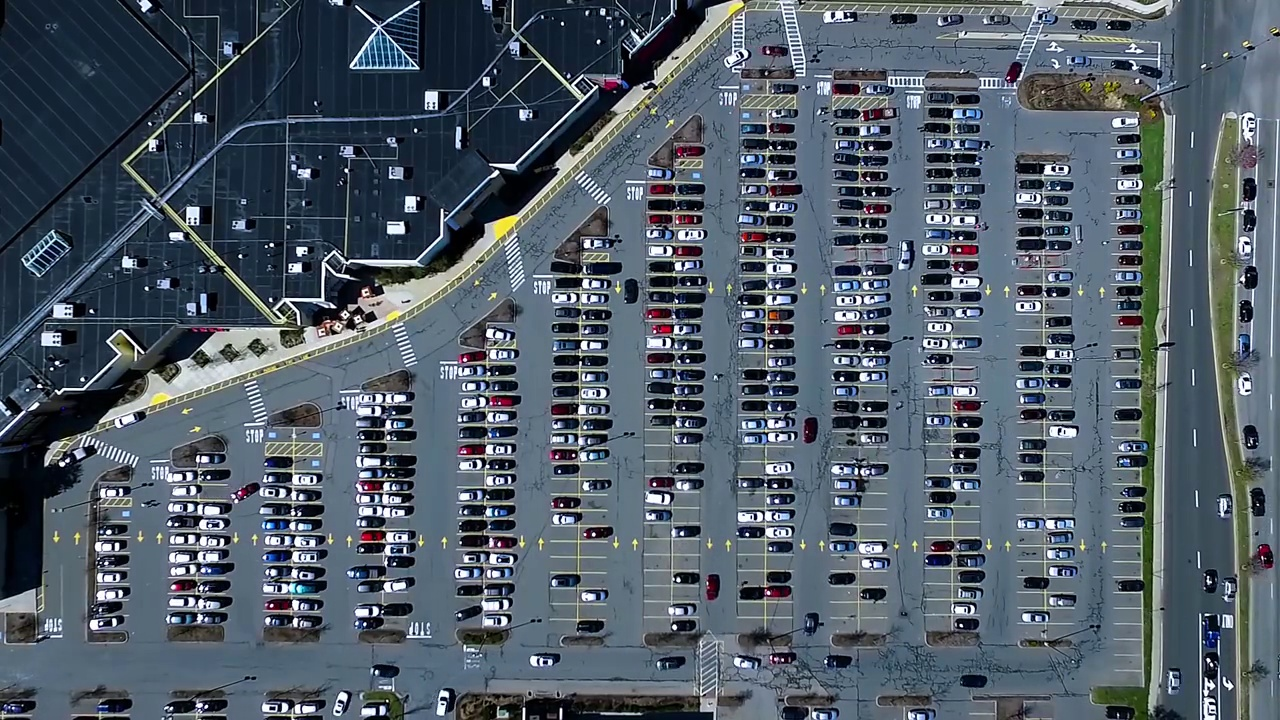
#> input picture parking_keras/test_images/scene1380.jpg, 1280 x 720 px; its folder holds only this picture in this run
$ python -i Parking.py   (imports and definitions only)
#> lines starting #> are read from the running program, lines starting #| are printed output that depends on the picture; after the words box and inside, x2 and y2 are one past the last pixel; in counts of white or black regions, pixels touching at a corner belong together
import matplotlib.pyplot as plt
import cv2
import os, glob
import numpy as np


class Parking:

    # [13 lines left out: function show_images, not called in this run]

    def cv_show(self, name, img):
        cv2.imshow(name, img)
        cv2.waitKey(0)
        cv2.destroyAllWindows()

    def image_process(self,img):
        img_copy = np.copy(img)
        white_yellow_images = self.select_rgb_white_yellow(img)
        # park.cv_show("2",white_yellow_images)
        gray_images = self.convert_gray_scale(white_yellow_images)
        edge_images = self.detect_edges(gray_images)
        # park.cv_show("3",edge_images)
        roi_images = self.select_region(edge_images)
        # park.cv_show("4",roi_images)
        # 用霍夫变换中的直线检测把停车位的直线检测出来
        list_of_lines = self.hough_lines(roi_images)
        # 接着把线画出来
        line_images = []
        line_images = self.draw_lines(img, list_of_lines)
        # park.cv_show("5",line_images)
        rect_images, rect_coords = self.identify_blocks(img_copy, list_of_lines)
        return rect_images, rect_coords

    def hough_lines(self, image):
        # 霍夫变换要求输入的图像需要是边缘检测后的结果，不能把原始图像传进去
        # minLineLengh(线的最短长度，比这个短的都被忽略)和MaxLineCap（两条直线之间的最大间隔，小于此值，认为是一条直线）
        # rho距离精度,theta角度精度,threshod超过设定阈值才被检测出线段
        return cv2.HoughLinesP(image, rho=0.1, theta=np.pi / 10, threshold=15, minLineLength=9, maxLineGap=4)

    def select_rgb_white_yellow(self, image):
        # 过滤掉背景
        # 设置两个阈值
        lower = np.uint8([120, 120, 120])
        upper = np.uint8([255, 255, 255])
        # lower_red和高于upper_red的部分分别变成0，lower_red～upper_red之间的值变成255,相当于过滤背景
        white_mask = cv2.inRange(image, lower, upper)
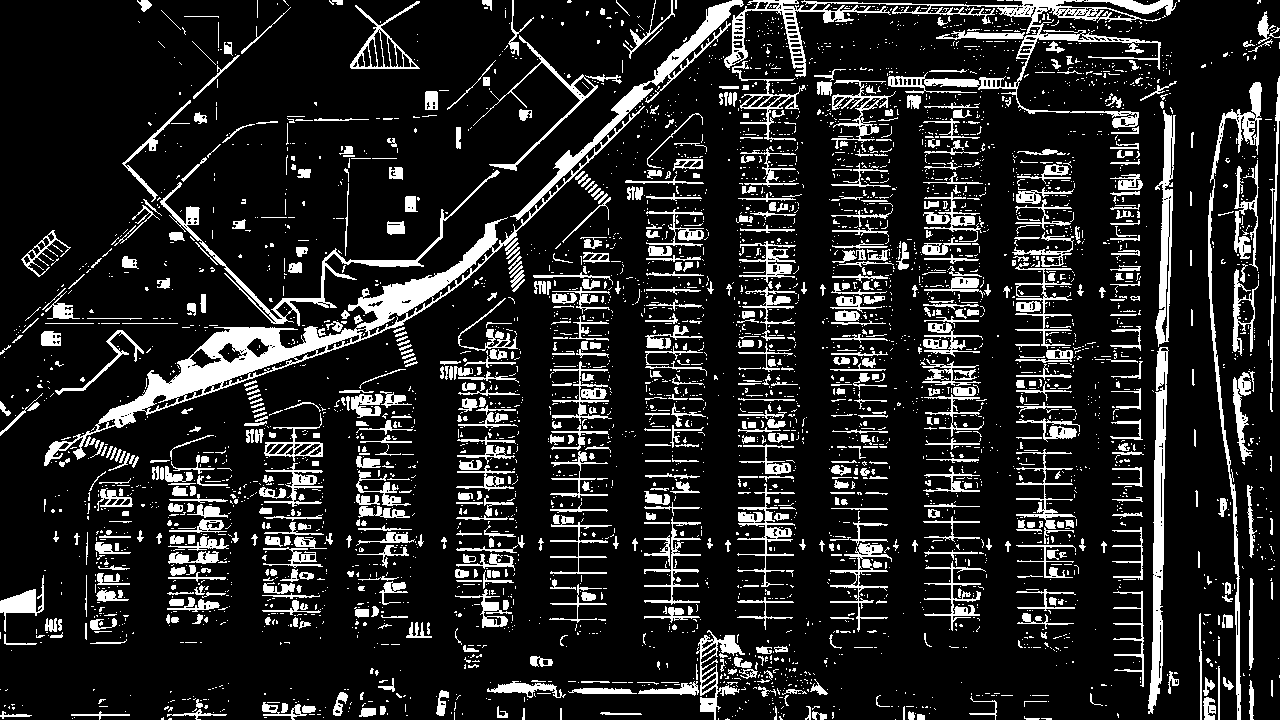
#> white_mask: shape (720, 1280); 14.7% white; 4333 white regions (3525 under 20 px), largest, box (x1, y1, x2, y2) and area: (44, 0, 744, 466) 14951, (724, 0, 1177, 128) 7070, (1148, 347, 1169, 714) 3422
        masked = cv2.bitwise_and(image, image, mask=white_mask)
        return masked

    def convert_gray_scale(self, image):
        return cv2.cvtColor(image, cv2.COLOR_RGB2GRAY)

    def detect_edges(self, image, low_threshold=50, high_threshold=200):
#> called with low_threshold = 50, high_threshold = 200
        return cv2.Canny(image, low_threshold, high_threshold)
#> returned value: shape (720, 1280); 12% white in thin lines or dots

    def select_region(self, image):
        # first, 定义图像上的几个关键点
        rows, cols = image.shape[:2]
#> rows = 720; cols = 1280
        pt_1 = [cols * 0.05, rows * 0.90]
#> pt_1 = [64, 648]
        pt_2 = [cols * 0.05, rows * 0.70]
#> pt_2 = [64, 504]
        pt_3 = [cols * 0.30, rows * 0.55]
#> pt_3 = [384, 396]
        pt_4 = [cols * 0.6, rows * 0.15]
#> pt_4 = [768, 108]
        pt_5 = [cols * 0.90, rows * 0.15]
#> pt_5 = [1152, 108]
        pt_6 = [cols * 0.90, rows * 0.90]
#> pt_6 = [1152, 648]

        vertices = np.array([[pt_1, pt_2, pt_3, pt_4, pt_5, pt_6]], dtype=np.int32)
        point_img = image.copy()
        # opencv中画图时要转为BGR图像，在灰度图上画图会有问题
        point_img = cv2.cvtColor(point_img, cv2.COLOR_GRAY2RGB)
#> point_img: shape (720, 1280, 3); 12% white in thin lines or dots
        for point in vertices[0]:
            cv2.circle(point_img, (point[0], point[1]), 10, (0, 0, 255), 4)
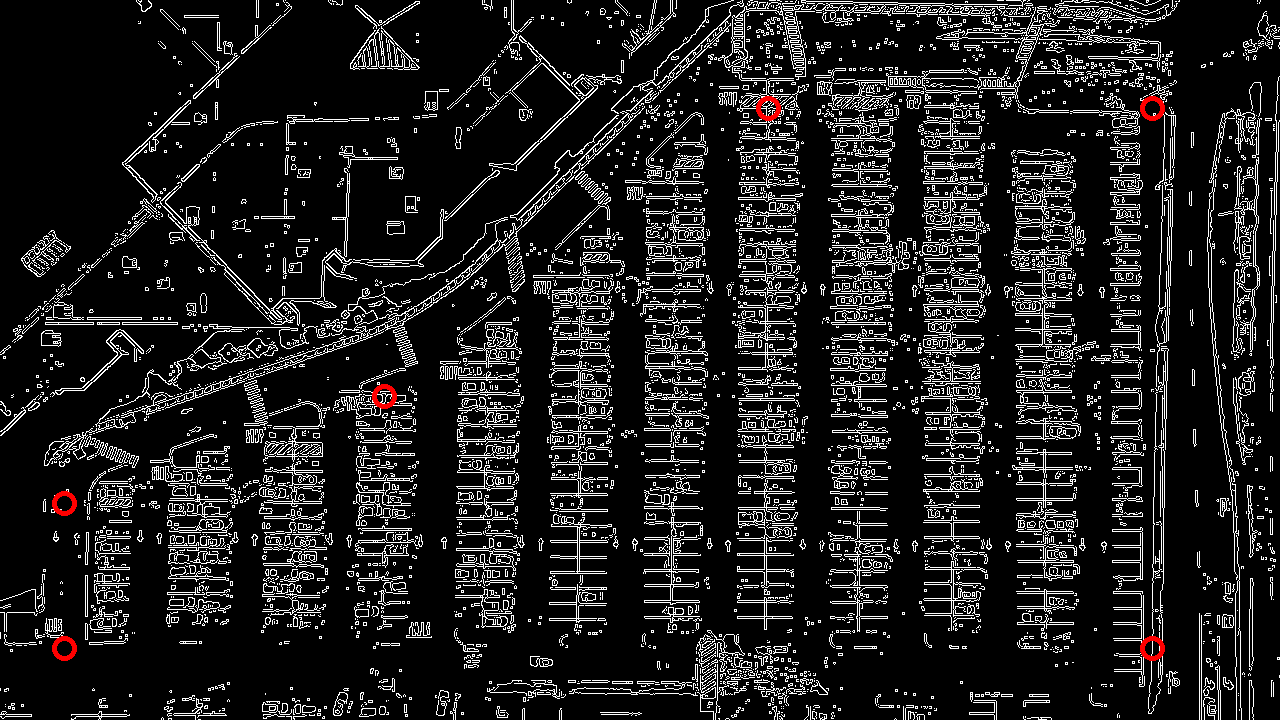
#> point_img: shape (720, 1280, 3); mean B, G, R 30.6, 30.6, 31.1
        self.cv_show('point_img', point_img)

        return self.filter_region(image, vertices)

    def filter_region(self, image, vertices):
        mask = np.zeros_like(image)  # 这是一个与输入图像大小相同的一个纯黑的图像
        if len(mask.shape) == 2:
            cv2.fillPoly(mask, vertices, 255)  # 在纯黑的图像当中基于顶点坐标进行填充
#> mask: shape (720, 1280); 46% white; 1 white region, box (x1, y1, x2, y2) and area: (64, 108, 1153, 649) 424327
            self.cv_show('mask', mask)
        return cv2.bitwise_and(image, mask)  # 把其他位置过滤掉
#> returned value: shape (720, 1280); 7% white in thin lines or dots, all inside (x1, y1, x2, y2) = (74, 108, 1153, 649)
#> in image_process, `list_of_lines = self.hough_lines(roi_images)`: list_of_lines = 2170 rows, first 6: [676, 602, 699, 602], [737, 616, 791, 616], [644, 555, 700, 555], [953, 541, 953, 501], [951, 630, 951, 549], [646, 446, 698, 446]

    def draw_lines(self, image, lines, color=[255, 0, 0], thickness=2, make_copy=True):
        # 过滤霍夫变换检测到直线
#> called with lines = array of shape (2170, 1, 4), thickness = 2, make_copy = True
        if make_copy:
            image = np.copy(image)
        cleaned = []
        for line in lines:
            for x1, y1, x2, y2 in line:
                if abs(y2 - y1) <= 1 and abs(x2 - x1) >= 25 and abs(x2 - x1) <= 55:
                    cleaned.append((x1, y1, x2, y2))
                    cv2.line(image, (x1, y1), (x2, y2), color, thickness)
#> this loop made 2170 passes
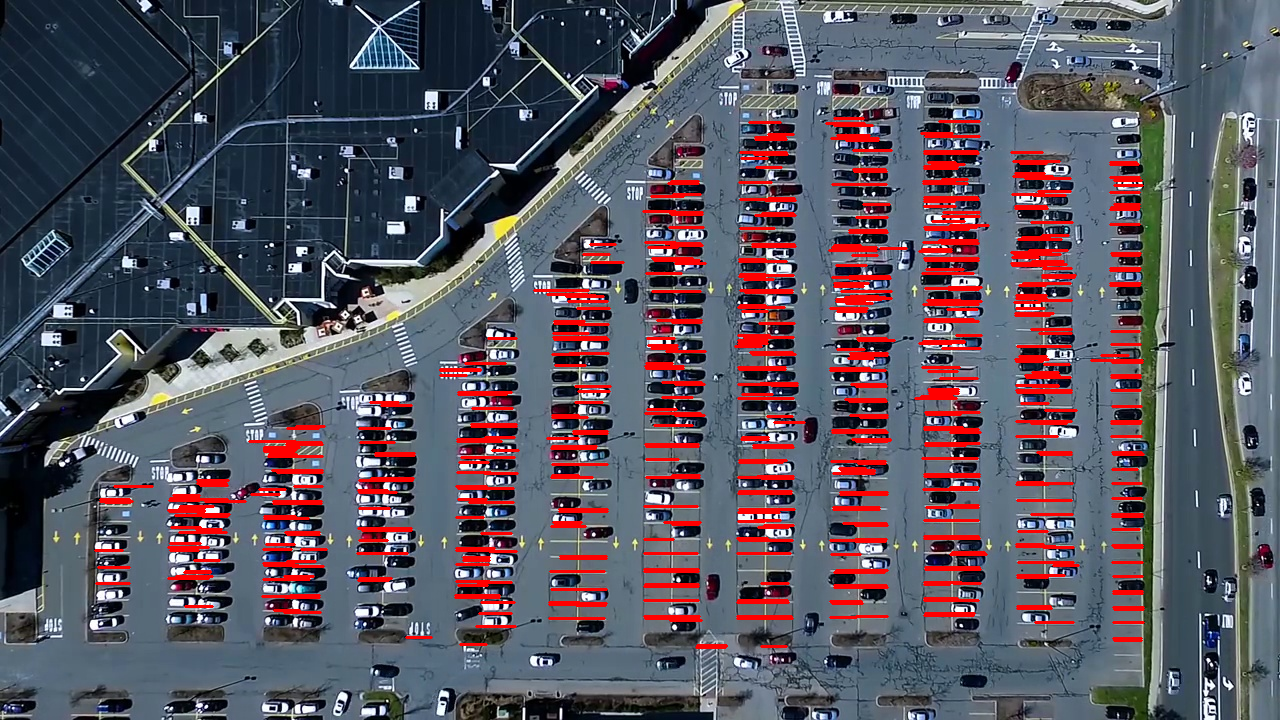
#> image: shape (720, 1280, 3); mean R, G, B 89.6, 84.9, 95.7
#> after the loop, cleaned = 576 items, first 6: (737, 616, 791, 616), (646, 446, 698, 446), (832, 430, 885, 430), (459, 462, 488, 462), (458, 585, 487, 585), (1114, 547, 1142, 547)
        print(" No lines detected: ", len(cleaned))
#|  No lines detected:  576
        return image

    def identify_blocks(self, image, lines, make_copy=True):
#> called with lines = array of shape (2170, 1, 4), make_copy = True
        if make_copy:
            new_image = np.copy(image)
        # Step 1: 过滤部分直线
        cleaned = []
        for line in lines:
            for x1, y1, x2, y2 in line:
                if abs(y2 - y1) <= 1 and abs(x2 - x1) >= 25 and abs(x2 - x1) <= 55:
                    cleaned.append((x1, y1, x2, y2))

        # Step 2: 对直线按照x1进行排序
        import operator
        list1 = sorted(cleaned, key=operator.itemgetter(0, 1))
#> list1 = 576 items, first 6: (95, 550, 122, 550), (96, 583, 129, 583), (98, 567, 129, 567), (100, 499, 129, 499), (100, 501, 132, 501), (105, 502, 130, 502)

        # Step 3: 找到多个列，相当于每列是一排车
        clusters = {}
        dIndex = 0
        clus_dist = 10

        for i in range(len(list1) - 1):
            distance = abs(list1[i + 1][0] - list1[i][0])
            if distance <= clus_dist:  # 满足条件的都在一列中，将线按列存在字典中
                if not dIndex in clusters.keys(): clusters[dIndex] = []
                clusters[dIndex].append(list1[i])
                clusters[dIndex].append(list1[i + 1])

            else:
                dIndex += 1
#> this loop made 575 passes
#> distance on passes 1 to 12: 1, 2, 2, 0, 5, 9, 54, 0, 0, 1, 0, 1
#> after the loop, clusters = 14 items; dIndex = 16

        # Step 4: 得到每一列外接矩形的坐标
        rects = {}
        i = 0
        for key in clusters:
            all_list = clusters[key]
            cleaned = list(set(all_list))
            if len(cleaned) > 5:
                cleaned = sorted(cleaned, key=lambda tup: tup[1])  # tup代表cleaned中的每一个元素，这里是按y值进行排序
                avg_y1 = cleaned[0][1]
                avg_y2 = cleaned[-1][1]
                avg_x1 = 0
                avg_x2 = 0
                for tup in cleaned:
                    avg_x1 += tup[0]
                    avg_x2 += tup[2]
                avg_x1 = avg_x1 / len(cleaned)
                avg_x2 = avg_x2 / len(cleaned)
                rects[i] = (avg_x1, avg_y1, avg_x2, avg_y2)
                i += 1
#> this loop made 14 passes
#> (key, avg_y1, avg_y2, avg_x1, avg_x2) on passes 7, 8, 10, 11, 12, 13, 14: (8, 244, 618, 561.1, 597.6), (9, 181, 620, 655.4, 693.3), (11, 122, 646, 747.3, 783.5), (12, 118, 617, 842.3, 879), (14, 121, 615, 929.8, 969.8), (15, 152, 622, 1023.6, 1058.8), (16, 162, 640, 1111.1, 1140.2)
#> (avg_y1, avg_y2, avg_x1, avg_x2) on passes 1, 2, 3, 4, 6: (486, 583, 101.1, 131.9), (480, 606, 182.3, 213.3), (426, 612, 274.2, 307.9), (402, 580, 363.5, 400.8), (338, 644, 466.5, 502.6)
#> after the loop, avg_x1 = 1111.1; avg_x2 = 1140.2; avg_y1 = 162; avg_y2 = 640; i = 12; rects = 12 items

        print("Num Parking Lanes: ", len(rects))
#| Num Parking Lanes:  12
        # Step 5: 把列矩形画出来
        buff = 7
        for key in rects:
            tup_topLeft = (int(rects[key][0] - buff), int(rects[key][1]))
            tup_botRight = (int(rects[key][2] + buff), int(rects[key][3]))
            cv2.rectangle(new_image, tup_topLeft, tup_botRight, (0, 255, 0), 3)
#> this loop made 12 passes
#> (tup_topLeft, tup_botRight) on passes 1 to 12: ((94, 486), (138, 583)), ((175, 480), (220, 606)), ((267, 426), (314, 612)), ((356, 402), (407, 580)), ((459, 338), (509, 644)), ((554, 244), (604, 618)), ((648, 181), (700, 620)), ((740, 122), (790, 646)), ((835, 118), (885, 617)), ((922, 121), (976, 615)), ((1016, 152), (1065, 622)), ((1104, 162), (1147, 640))
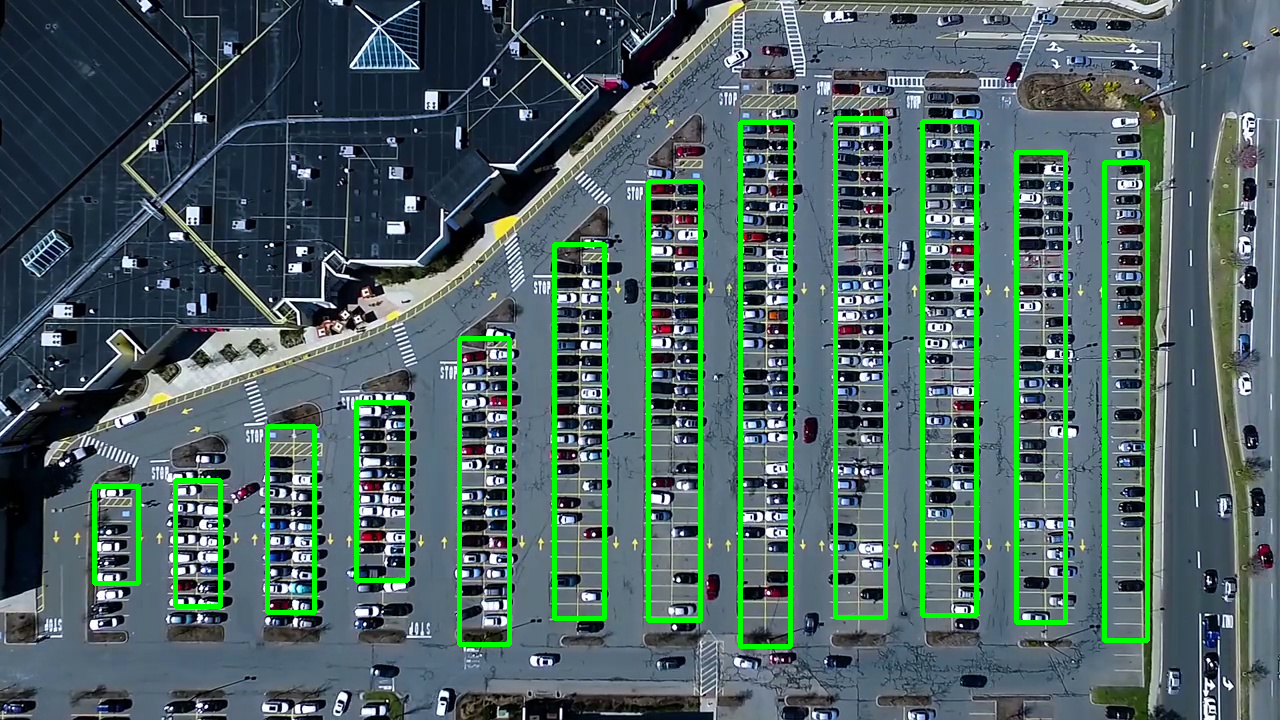
#> new_image: shape (720, 1280, 3); mean R, G, B 76.4, 100.6, 98.2
        return new_image, rects

    # [208 lines left out: functions draw_parking, assign_spots_map, save_images_for_cnn, predict_on_image, predict_on_video, make_prediction and 1 more, not called in this run]

>>> import cv2
>>> picture = cv2.cvtColor(cv2.imread('test_images/scene1380.jpg'), cv2.COLOR_BGR2RGB)
>>> result = Parking().image_process(picture)
